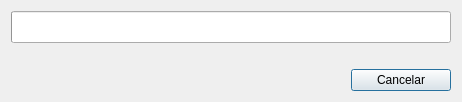
<?xml version="1.0" encoding="UTF-8"?>
<ui version="4.0">
 <class>loadThread</class>
 <widget class="QDialog" name="loadThread">
  <property name="windowModality">
   <enum>Qt::WindowModal</enum>
  </property>
  <property name="geometry">
   <rect>
    <x>0</x>
    <y>0</y>
    <width>462</width>
    <height>102</height>
   </rect>
  </property>
  <property name="windowTitle">
   <string>Loadin...</string>
  </property>
  <layout class="QGridLayout" name="gridLayout">
   <item row="0" column="0">
    <widget class="QProgressBar" name="pb_main">
     <property name="minimumSize">
      <size>
       <width>0</width>
       <height>32</height>
      </size>
     </property>
    </widget>
   </item>
   <item row="1" column="0">
    <widget class="QLabel" name="l_staus">
     <property name="text">
      <string/>
     </property>
    </widget>
   </item>
   <item row="2" column="0">
    <layout class="QHBoxLayout" name="horizontalLayout">
     <item>
      <spacer name="horizontalSpacer_3">
       <property name="orientation">
        <enum>Qt::Horizontal</enum>
       </property>
       <property name="sizeHint" stdset="0">
        <size>
         <width>40</width>
         <height>20</height>
        </size>
       </property>
      </spacer>
     </item>
     <item>
      <widget class="QPushButton" name="cancel">
       <property name="minimumSize">
        <size>
         <width>100</width>
         <height>0</height>
        </size>
       </property>
       <property name="text">
        <string>Cancelar</string>
       </property>
      </widget>
     </item>
    </layout>
   </item>
  </layout>
 </widget>
 <resources/>
 <connections/>
</ui>
